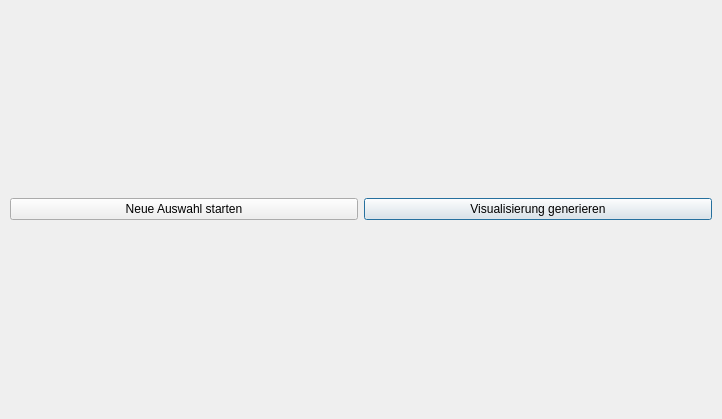
<?xml version="1.0" encoding="UTF-8"?>
<ui version="4.0">
 <class>MainWindow</class>
 <widget class="QMainWindow" name="EndoscopySelection">
  <property name="geometry">
   <rect>
    <x>0</x>
    <y>0</y>
    <width>722</width>
    <height>419</height>
   </rect>
  </property>
  <property name="windowTitle">
   <string>Auswahl des Querschnitts des Ösophagus</string>
  </property>
  <widget class="QWidget" name="centralwidget">
   <layout class="QGridLayout" name="gridLayout_2">
    <property name="leftMargin">
     <number>10</number>
    </property>
    <property name="topMargin">
     <number>10</number>
    </property>
    <property name="rightMargin">
     <number>10</number>
    </property>
    <property name="bottomMargin">
     <number>10</number>
    </property>
    <item row="1" column="0">
     <widget class="QPushButton" name="reset_button">
      <property name="text">
       <string>Neue Auswahl starten</string>
      </property>
     </widget>
    </item>
    <item row="1" column="1">
     <widget class="QPushButton" name="apply_button">
      <property name="sizePolicy">
       <sizepolicy hsizetype="Preferred" vsizetype="Fixed">
        <horstretch>0</horstretch>
        <verstretch>0</verstretch>
       </sizepolicy>
      </property>
      <property name="text">
       <string>Visualisierung generieren</string>
      </property>
      <property name="default">
       <bool>true</bool>
      </property>
     </widget>
    </item>
    <item row="0" column="0" colspan="2">
     <layout class="QGridLayout" name="gridLayout"/>
    </item>
   </layout>
  </widget>
  <widget class="QMenuBar" name="menubar">
   <property name="geometry">
    <rect>
     <x>0</x>
     <y>0</y>
     <width>694</width>
     <height>22</height>
    </rect>
   </property>
  </widget>
 </widget>
 <resources/>
 <connections/>
</ui>
